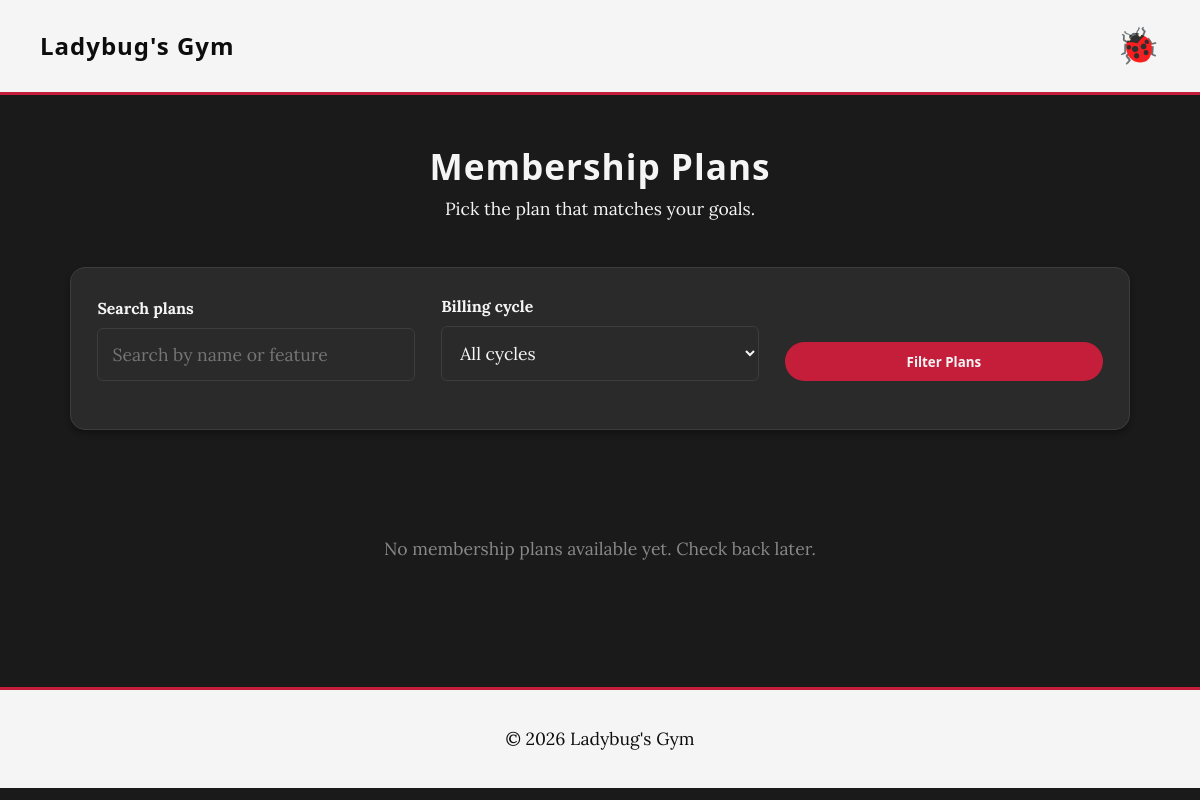
The page /pages/plans.php on the database as committed earlier.
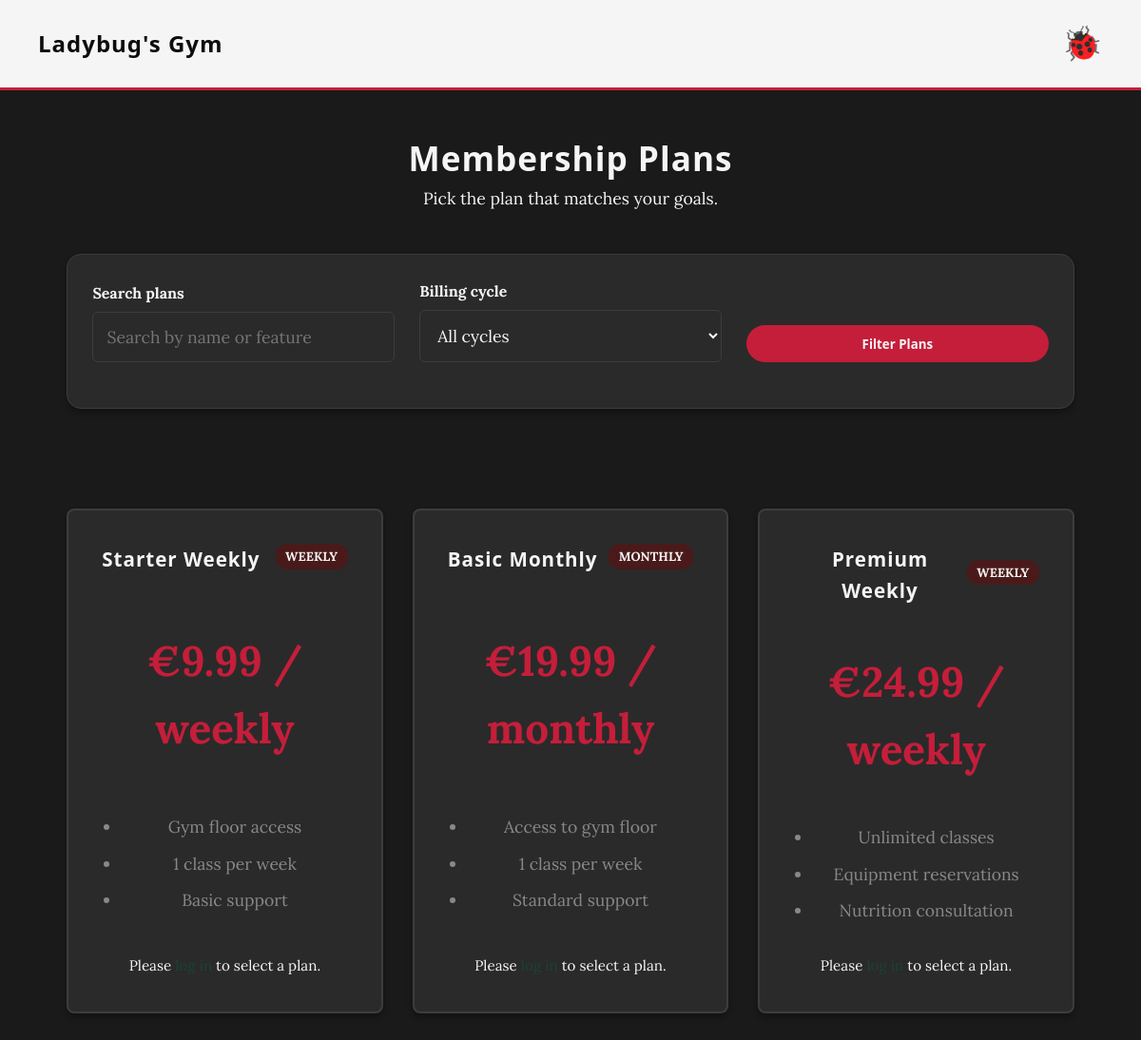
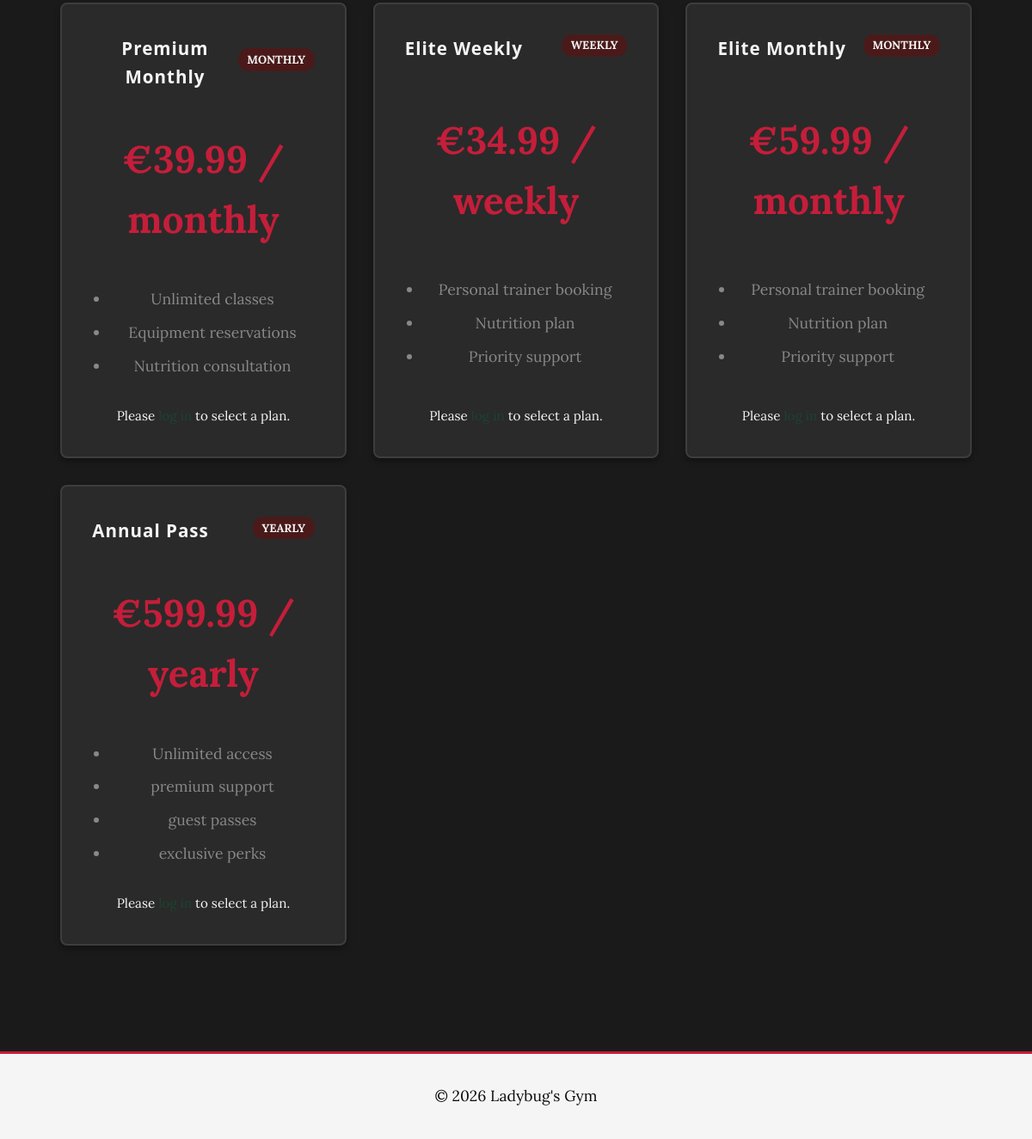
The same page on the database as committed later (2 pictures, top to bottom).
### tables this page shows
CREATE TABLE plans (
    id INTEGER PRIMARY KEY AUTOINCREMENT,
    name TEXT NOT NULL,
    price REAL NOT NULL,
    billing_cycle TEXT CHECK(billing_cycle IN ('weekly', 'monthly', 'yearly')) DEFAULT 'weekly',
    features TEXT -- Stored as a comma-separated list or JSON
);

### utils/session.php (called while the page is built, shortened)
<?php
class Session {
    public static function isLoggedIn(): bool {
        return isset($_SESSION[self::SESSION_KEY_USER]) && !empty($_SESSION[self::SESSION_KEY_USER]);
    }
}
?>

### pages/plans.php (the view, shortened to what this page needs)
<?php
require_once(__DIR__ . '/../templates/common.tpl.php');
require_once(__DIR__ . '/../utils/session.php');
$isLoggedIn = Session::isLoggedIn();
$currentPlanId = null;
$db = getDatabaseConnection();
$requiredPlans = [
    'Starter Weekly' => [9.99, 'weekly', 'Gym floor access, 1 class per week, Basic support'],
    'Basic Monthly' => [19.99, 'monthly', 'Access to gym floor, 1 class per week, Standard support'],
    'Premium Weekly' => [24.99, 'weekly', 'Unlimited classes, Equipment reservations, Nutrition consultation'],
    'Premium Monthly' => [39.99, 'monthly', 'Unlimited classes, Equipment reservations, Nutrition consultation'],
    'Elite Weekly' => [34.99, 'weekly', 'Personal trainer booking, Nutrition plan, Priority support'],
    'Elite Monthly' => [59.99, 'monthly', 'Personal trainer booking, Nutrition plan, Priority support'],
    'Annual Pass' => [599.99, 'yearly', 'Unlimited access, premium support, guest passes, exclusive perks'],
];
$existingPlans = $db->query('SELECT name FROM plans')->fetchAll(PDO::FETCH_COLUMN);
$missingPlans = array_diff(array_keys($requiredPlans), $existingPlans);
if (!empty($missingPlans)) {
    $db->beginTransaction();
    $db->commit();
}
$queryTerm = trim($_GET['query'] ?? '');
$sql = 'SELECT id, name, price, billing_cycle, features FROM plans';
$params = [];
$stmt = $db->prepare($sql);
$stmt->execute($params);
$plans = $stmt->fetchAll();
drawHead("Membership Plans | Ladybug's Gym");
drawHeader();
?>
<!DOCTYPE html>
<html lang="en">
<body>
    <main class="container plans-page">
        <?php drawPageHeader('Membership Plans', 'Pick the plan that matches your goals.'); ?>
        <section class="filter-panel card">
            <form method="GET" action="plans.php" class="plans-filter-form">
                <div class="form-row">
                    <div class="form-group">
                        <label for="planSearch">Search plans</label>
                        <input id="planSearch" name="query" class="input-field" type="text" placeholder="Search by name or feature" value="<?php echo htmlspecialchars($queryTerm); ?>">
                    </div>
                    <div class="form-group">
                        <label for="billingCycle">Billing cycle</label>
                        <select id="billingCycle" name="billing_cycle" class="input-field">
                            <option value="">All cycles</option>
                        </select>
                    </div>
                    <div class="form-group form-actions">
                        <button type="submit" class="button button-full">Filter Plans</button>
                    </div>
                </div>
            </form>
        </section>
        <section class="plans-grid">
            <?php if (!$plans): ?>
                <p class="empty-state">No membership plans available yet. Check back later.</p>
            <?php endif; ?>
            <?php foreach ($plans as $plan): ?>
                <?php
                    $features = array_filter(array_map('trim', explode(',', $plan['features'])));
                    $isCurrent = $currentPlanId !== null && $plan['id'] === $currentPlanId;
                ?>
                <article class="card plan-card <?php echo $isCurrent ? 'current-plan' : ''; ?>">
                    <div class="plan-card-header">
                        <h3><?php echo htmlspecialchars($plan['name']); ?></h3>
                        <span class="badge badge-green"><?php echo htmlspecialchars(ucfirst($plan['billing_cycle'])); ?></span>
                    </div>
                    <p class="plan-price">€<?php echo number_format((float)$plan['price'], 2); ?> / <?php echo htmlspecialchars($plan['billing_cycle']); ?></p>
                    <ul class="feature-list">
                        <?php foreach ($features as $feature): ?>
                            <li><?php echo htmlspecialchars($feature); ?></li>
                        <?php endforeach; ?>
                    </ul>
                    <?php if ($isLoggedIn): ?>
                        <form action="../actions/action_upgrade_plan.php" method="POST">
                            <input type="hidden" name="plan_id" value="<?php echo $plan['id']; ?>">
                            <input type="hidden" name="csrf_token" value="<?php echo htmlspecialchars(Session::getCsrfToken()); ?>">
                            <button type="submit" class="button button-full" <?php echo $isCurrent ? 'disabled' : ''; ?>>
                                <?php echo $isCurrent ? 'Current Plan' : 'Choose this plan'; ?>
                            </button>
                        </form>
                    <?php else: ?>
                        <p class="card-copy">Please <a href="login.php">log in</a> to select a plan.</p>
                    <?php endif; ?>
                </article>
            <?php endforeach; ?>
        </section>
    </main>
</body>
</html>
<?php
drawFooter();
?>

### templates/common.tpl.php (shortened to what this page needs)
<?php
function drawHead($title) {
    ?>
    <!DOCTYPE html>
    <html lang="en">
    <head>
        <?php drawCSSLinks(); ?>
    </head>
    <body>
    <?php
}
function drawHeader() {
    require_once(__DIR__ . '/../utils/session.php');
    $isLoggedIn = Session::isLoggedIn();
    ?>
    <header class="site-header">
        <div class="container header-container" id="headerContainer">
            <h1>Ladybug's Gym</h1>
            <div class="logo-container" id="ladybugToggle">
                <div class="ladybug-icon">🐞</div>
            </div>
        </div>
    </header>
    <?php
}
function drawPageHeader($title,$subtitle){
?>
     <div class="page-header">
            <h2><?php echo htmlspecialchars($title); ?></h2>
            <p><?php echo htmlspecialchars($subtitle); ?></p>
        </div>
<?php
}
function drawFooter() {
    ?>
    <footer class="site-footer">
        <div class="container">
            <p>&copy; 2026 Ladybug's Gym</p>
        </div>
    </footer>
    <?php
}
function drawCSSLinks() {
    ?>
    <link rel="stylesheet" href="../css/base.css">
    <link rel="stylesheet" href="../css/components.css">
    <link rel="stylesheet" href="../css/layout.css">
    <link rel="stylesheet" href="../css/pages.css">
    <link rel="stylesheet" href="../css/shared.css">
    <link rel="stylesheet" href="../css/cards.css">
    <link rel="stylesheet" href="../css/carousel.css">
    <link rel="stylesheet" href="../css/home.css">
    <link rel="stylesheet" href="../css/schedule.css">
    <link rel="stylesheet" href="../css/profile.css">
    <link rel="stylesheet" href="../css/login.css">
    <link rel="stylesheet" href="../css/trainers.css">
    <?php
}

### css/base.css (style rules this page uses)
:root { --ladybug-red: #c41e3a; --ladybug-dark-red: #8b0000; --ladybug-black: #0d0d0d; --ladybug-dark-gray: #2a2a2a; --ladybug-medium-gray: #3d3d3d; --ladybug-white: #f5f5f5; --ladybug-bg: #1a1a1a; --ladybug-gray: #888; --ladybug-light: #4a1a1a; --accent-deep-red: #a01830; --accent-maroon: #7a0e26; --font-heading: 'Treova', 'Segoe UI', Arial, sans-serif; --font-body: 'Lora', Georgia, serif; --font-accent: 'Treova', 'Segoe UI', sans-serif; --primary-green: #1b4332; --accent-green: var(--ladybug-red); --light-green: var(--ladybug-light); --white: var(--ladybug-white); --gray: var(--ladybug-gray); --bg-color: var(--ladybug-bg); }
* { margin: 0; padding: 0; box-sizing: border-box; }
body { font-family: var(--font-body); line-height: 1.6; color: var(--ladybug-white); background-color: var(--bg-color); font-size: 1.1rem; }
h1, h2, h3, h4, h5, h6 { font-family: var(--font-heading); letter-spacing: 1px; color: var(--ladybug-white); }
a { text-decoration: none; color: var(--primary-green); transition: color 0.3s; }
ul { list-style: none; }
section { padding: 4em 0; }

### css/components.css (style rules this page uses)
.button { font-family: var(--font-accent); display: inline-block; padding: 0.8em 2em; background-color: var(--ladybug-red); color: var(--ladybug-white); border-radius: 50px; font-weight: bold; text-align: center; border: none; cursor: pointer; transition: all 0.3s cubic-bezier(0.34, 1.56, 0.64, 1); position: relative; overflow: hidden; }
.button-full { width: 100%; display: block; }
.card { background-color: var(--ladybug-dark-gray); border-radius: 15px; padding: 1.5em; text-align: center; border: 1px solid var(--ladybug-medium-gray); box-shadow: 0 4px 6px rgba(0,0,0,0.3); transition: all 0.4s cubic-bezier(0.34, 1.56, 0.64, 1); color: var(--ladybug-white); }
.badge { display: inline-block; padding: 0.2em 0.8em; border-radius: 12px; font-size: 0.75em; font-weight: bold; text-transform: uppercase; margin-bottom: 0.5em; }
.badge-green { background-color: var(--light-green); color: var(--white); }
.form-group { margin-bottom: 1.2em; text-align: left; }
.form-group label { display: block; font-weight: bold; margin-bottom: 0.4em; color: var(--ladybug-white); font-size: 0.9em; }
.input-field { width: 100%; padding: 0.8em; border: 1px solid var(--ladybug-medium-gray); border-radius: 6px; font-family: inherit; font-size: 1em; transition: border-color 0.3s; background-color: var(--ladybug-dark-gray); color: var(--ladybug-white); }

### css/layout.css (style rules this page uses)
.container { max-width: 1100px; margin: 0 auto; padding: 0 20px; width: 100%; }
.site-header { background-color: var(--ladybug-white); border-bottom: 3px solid var(--ladybug-red); padding: 1em 0; }
.site-header a, .site-header h1, .site-header nav { color: var(--ladybug-black); }
.header-container { display: flex; justify-content: space-between; align-items: center; position: relative; max-width: 100%; padding: 0 40px; }
.site-header h1 { font-size: 1.5rem; color: var(--ladybug-black); }
.site-footer { text-align: center; padding: 2em 0; background-color: var(--ladybug-white); color: var(--ladybug-black); border-top: 3px solid var(--ladybug-red); }
.site-footer .container { max-width: 100%; }
.logo-container { cursor: pointer; z-index: 20; position: relative; user-select: none; }
.ladybug-icon { font-size: 2.2rem; transition: transform 0.4s ease; }

### css/shared.css (style rules this page uses)
.page-header { text-align: center; margin-top: 1.5em; margin-bottom: 2.5em; }
.page-header h2 { color: var(--ladybug-white); font-size: 2.2rem; }
main.container { padding-top: 1em; }

### css/cards.css (style rules this page uses)
.plan-card { background: var(--ladybug-dark-gray); border: 2px solid var(--ladybug-medium-gray); border-radius: 8px; padding: 2em; text-align: center; transition: all 0.4s cubic-bezier(0.34, 1.56, 0.64, 1); color: var(--ladybug-white); }
.plan-price { font-size: 2.5em; font-weight: bold; color: var(--ladybug-red); margin-bottom: 1em; }

### css/profile.css (style rules this page uses)
.form-row { display: grid; grid-template-columns: 1fr 1fr; gap: 1.5em; }
.form-actions { display: flex; justify-content: flex-end; gap: 1em; margin-top: 2em; }

Rows that differ between the two databases and show on the page:
added plans: name "Starter Weekly", billing_cycle "WEEKLY", price "9.99", billing_cycle "weekly", features "Gym floor access", features "1 class per week", features "Basic support"
added plans: name "Basic Monthly", billing_cycle "MONTHLY", price "19.99", billing_cycle "monthly", features "Access to gym floor", features "1 class per week", features "Standard support"
added plans: name "Premium Weekly", billing_cycle "WEEKLY", price "24.99", billing_cycle "weekly", features "Unlimited classes", features "Equipment reservations", features "Nutrition consultation"
added plans: name "Premium Monthly", billing_cycle "MONTHLY", price "39.99", billing_cycle "monthly", features "Unlimited classes", features "Equipment reservations", features "Nutrition consultation"
added plans: name "Elite Weekly", billing_cycle "WEEKLY", price "34.99", billing_cycle "weekly", features "Personal trainer booking", features "Nutrition plan", features "Priority support"
added plans: name "Elite Monthly", billing_cycle "MONTHLY", price "59.99", billing_cycle "monthly", features "Personal trainer booking", features "Nutrition plan", features "Priority support"
added plans: name "Annual Pass", billing_cycle "YEARLY", price "599.99", billing_cycle "yearly", features "Unlimited access", features "premium support", features "guest passes", features "exclusive perks"
Other text that changed with them:
text no longer shown: "No membership plans available yet. Check back later."
